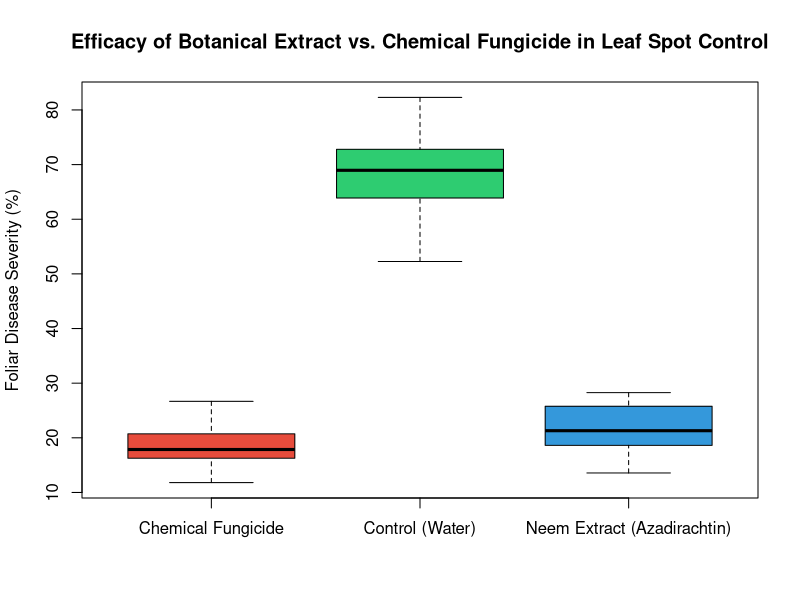

This figure's R source:
# 1. Create a structured Plant Protection dataset (Fungicide vs. Botanical Extract efficacy)
set.seed(123)
plant_data <- data.frame(
  Treatment = rep(c("Control (Water)", "Neem Extract (Azadirachtin)", "Chemical Fungicide"), each = 20),
  Disease_Severity_Percent = c(
    rnorm(20, mean = 68, sd = 8),   # High disease in untreated control
    rnorm(20, mean = 22, sd = 5),   # Low disease with botanical extract
    rnorm(20, mean = 18, sd = 4)    # Low disease with chemical control
  )
)

# 2. Run One-Way ANOVA & Tukey HSD statistical test
anova_res <- aov(Disease_Severity_Percent ~ Treatment, data = plant_data)
print(summary(anova_res))
print(TukeyHSD(anova_res))

# 3. Save summary table and publication-ready Boxplot
write.csv(plant_data, "Biopesticide_Efficacy_Data.csv", row.names = FALSE)

png("Biopesticide_Efficacy_Boxplot.png", width = 800, height = 600, res = 120)
boxplot(Disease_Severity_Percent ~ Treatment, data = plant_data,
        col = c("#e74c3c", "#2ecc71", "#3498db"),
        main = "Efficacy of Botanical Extract vs. Chemical Fungicide in Leaf Spot Control",
        ylab = "Foliar Disease Severity (%)", xlab = "")
dev.off()

print("Done! Both CSV and PNG saved in Documents.") 
